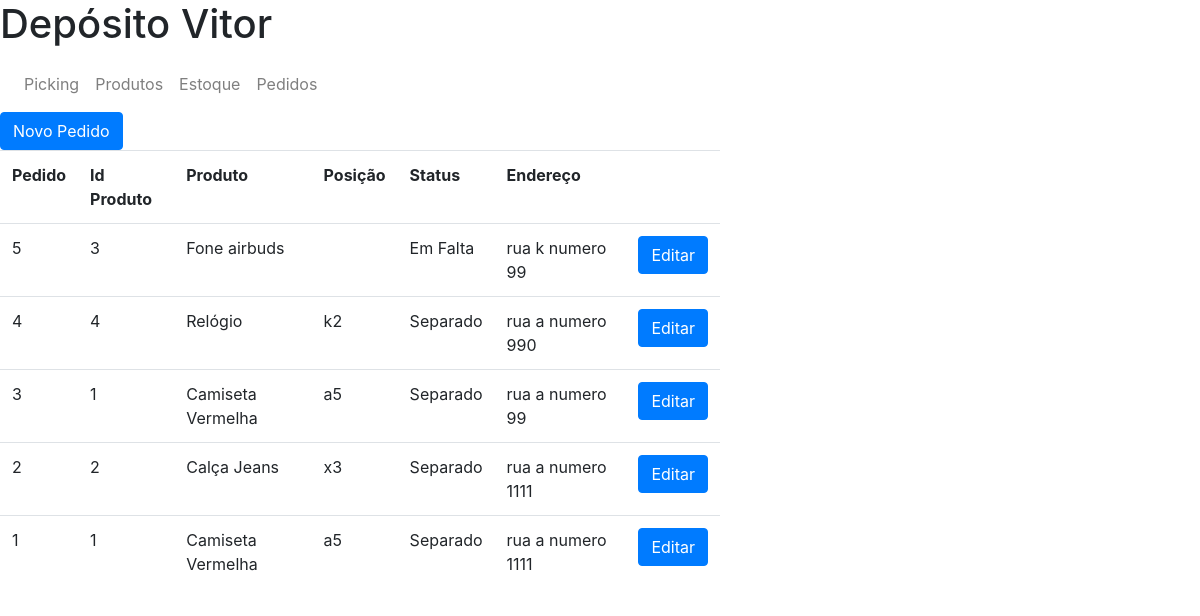
Page /pedidos on the earlier database version.
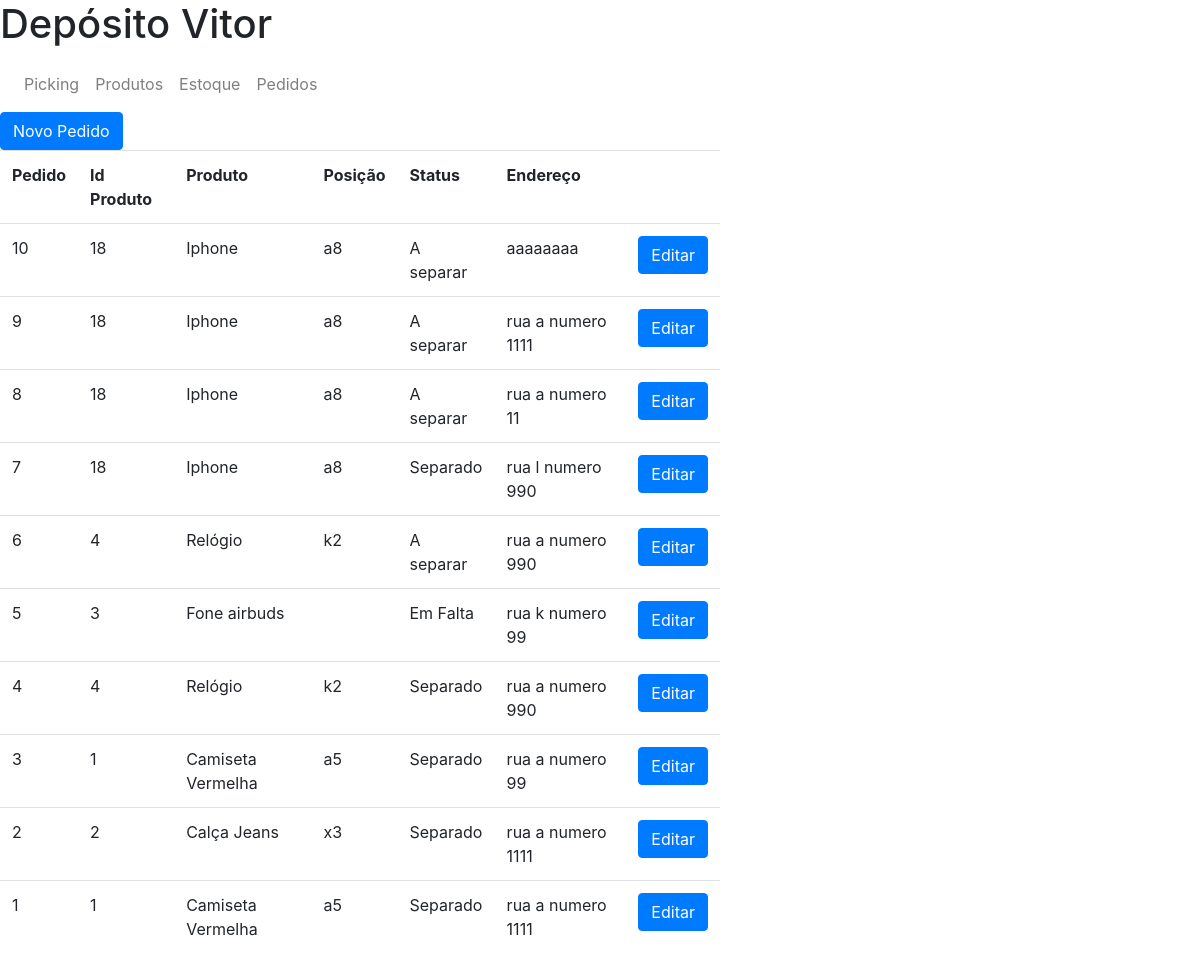
Same page on the later database version.
### deposito/models.py (models this page shows, shortened)
class Pedido_item (models.Model):
    STATUS_CHOICES = [
        ('0', 'A separar'),
        ('1', 'Separado'),
        ('2', 'Em Falta')
    ]
    produto = models.ForeignKey(Produto, on_delete=models.CASCADE)
    endereco_destino = models.CharField(max_length=1023)
    status = models.CharField(max_length=1, choices=STATUS_CHOICES, default='0')
    created = models.DateTimeField(auto_now_add=True)
    updated = models.DateTimeField(auto_now=True)

class Produto (models.Model):
    nome = models.CharField(max_length=255, unique=True)
    categoria = models.CharField(max_length=255)

class Produto_posicao (models.Model):
    produto = models.ForeignKey(Produto, on_delete=models.CASCADE)
    posicao = models.CharField(max_length=31)
    quantidade = models.IntegerField()
    updated = models.DateTimeField(auto_now=True)

### deposito/views.py (the view)
# urls.py: path('pedidos', views.PedidoListView.as_view(), name="pedidos"),
class PedidoListView (ListView):
    def get(self, request, *args, **kwargs):
        pedidos = Pedido_item.objects.all().order_by('-id')
        for pedido in pedidos:
            posicao = Produto_posicao.objects.filter(produto=pedido.produto).exclude(quantidade=0).order_by('posicao').first()
            pedido.posicao = posicao
        context = {'pedidos': pedidos}
        return render(request, "deposito/pedido_item_list.html", context=context)

### deposito/templates/deposito/pedido_item_list.html (shortened to what this page needs)
{% extends "deposito/base.html"%}
{% block content %}
    <a href="/novo-pedido">
        <button class="btn btn-primary">Novo Pedido</button>
    </a>
    <table class="table" style="width:60% ">
        <tr>
            <th>Pedido</th>
            <th>Id Produto</th>
            <th>Produto</th>
            <th>Posição</th>
            <th>Status</th>
            <th>Endereço</th>
            <th></th>
        </tr>
        {% for item in pedidos %}
        <tr>
            <td>{{ item.id }}</td>
            <td>{{ item.produto.id}}</td>
            <td>{{ item.produto.nome}}</td>
            <td>{{ item.posicao.posicao}}</td>
            <td>{{item.get_status_display}}</td>
            <td>{{item.endereco_destino}}</td>
            <td>
                <a href="/editar-pedido/{{ item.id }}">
                    <button class="btn btn-primary">Editar</button>
                </a>
            </td>
        </tr>
        {% endfor %}
    </table>
{% endblock %}

Differences in the rows shown:
added Pedido_item: id "10", produto.id "18", produto.nome "Iphone", posicao.posicao "a8", status "A separar", endereco_destino "aaaaaaaa"
added Pedido_item: id "9", produto.id "18", produto.nome "Iphone", posicao.posicao "a8", status "A separar", endereco_destino "rua a numero 1111"
added Pedido_item: id "8", produto.id "18", produto.nome "Iphone", posicao.posicao "a8", status "A separar", endereco_destino "rua a numero 11"
added Pedido_item: id "7", produto.id "18", produto.nome "Iphone", posicao.posicao "a8", status "Separado", endereco_destino "rua l numero 990"
added Pedido_item: id "6", produto.id "4", produto.nome "Relógio", posicao.posicao "k2", status "A separar", endereco_destino "rua a numero 990"
